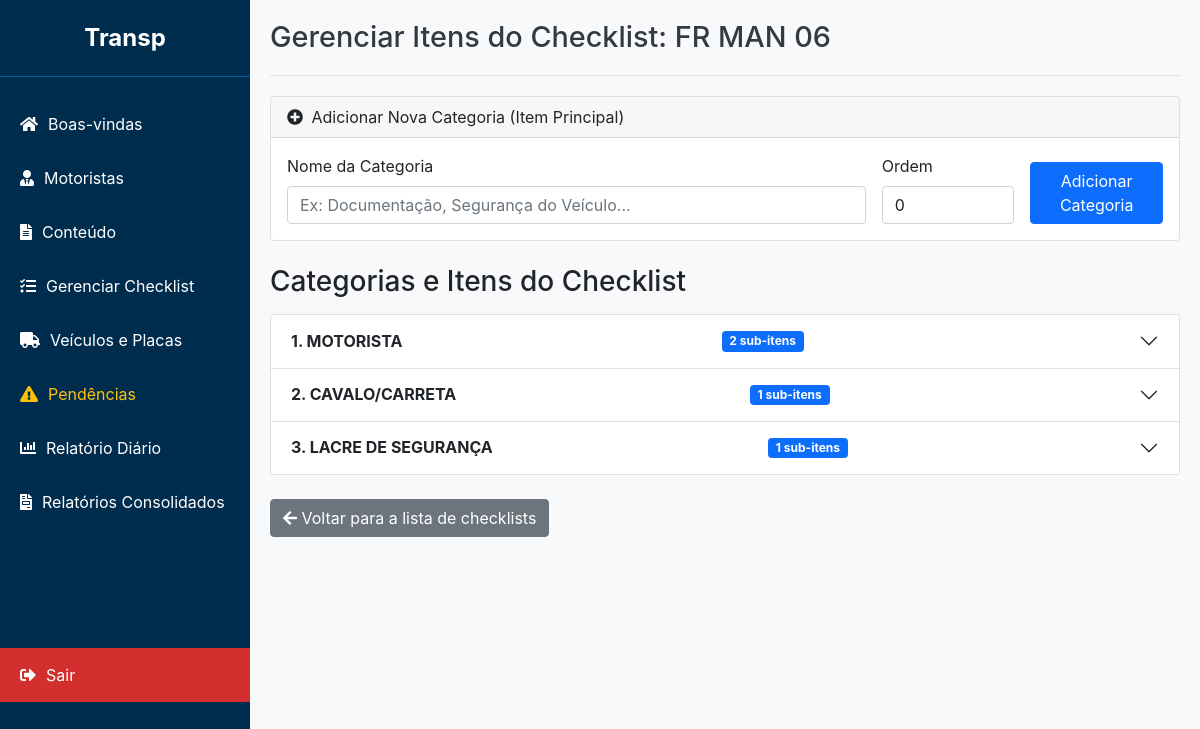
Page /admin/checklist/1 (signed in) on the earlier database version.
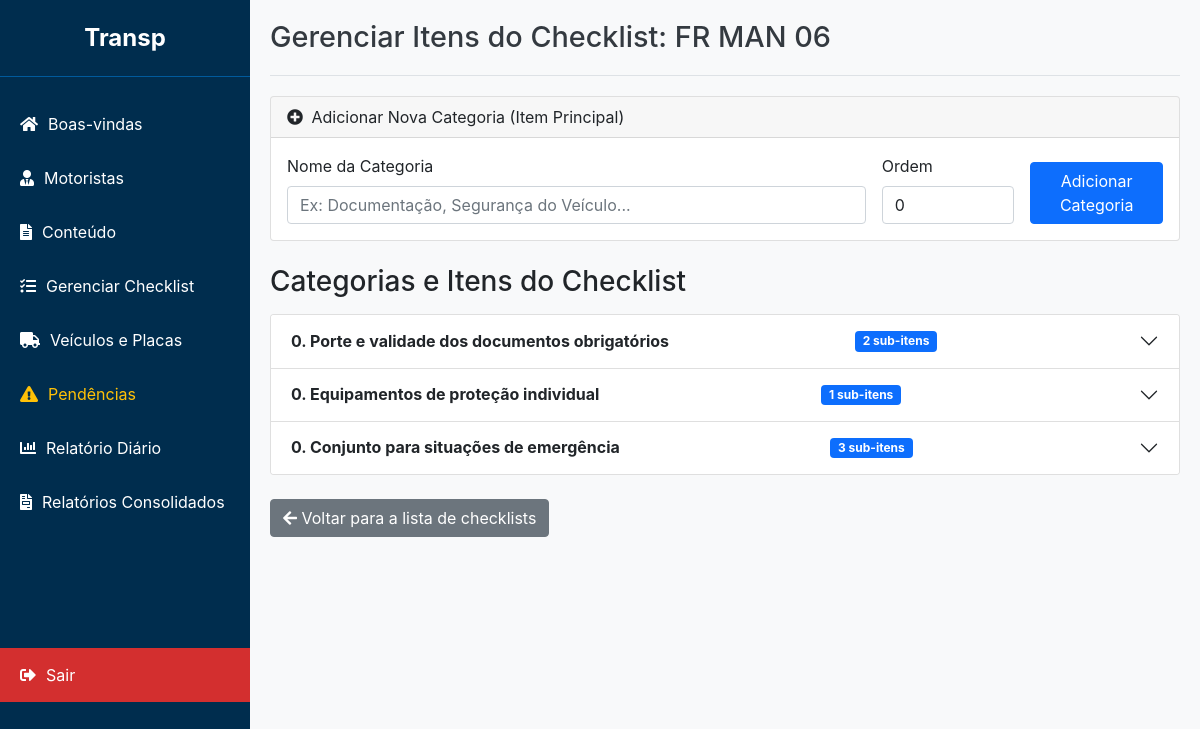
Same page on the later database version.
### app/models.py (models this page shows)
class ChecklistItem(db.Model):
    id = db.Column(db.Integer, primary_key=True)
    checklist_id = db.Column(db.Integer, db.ForeignKey('checklist.id'), nullable=False)
    texto = db.Column(db.String(500), nullable=False)
    ordem = db.Column(db.Integer, default=0) # Para ordenar os itens
    parent_id = db.Column(db.Integer, db.ForeignKey('checklist_item.id'), nullable=True)
    sub_itens = db.relationship('ChecklistItem', backref=db.backref('parent', remote_side=[id]), lazy='dynamic', cascade="all, delete-orphan")

### app/routes.py (the view, shortened to what this page needs)
@admin_bp.route('/checklist/<int:checklist_id>', methods=['GET', 'POST'])
def checklist_detalhe(checklist_id):
    if 'admin_user' not in session:
        return redirect(url_for('admin.login'))
    checklist = Checklist.query.get_or_404(checklist_id)
    itens_principais = checklist.itens.filter_by(parent_id=None).order_by(ChecklistItem.ordem).all()
    return render_template(
        'checklist_detalhe.html',
        checklist=checklist,
        itens_principais=itens_principais,
        ChecklistItem=ChecklistItem  # Passa a classe para o template
    )

### app/templates/checklist_detalhe.html (shortened to what this page needs)
{% extends "base_adm.html" %}
{% block head %}
    <link rel="stylesheet" href="{{ url_for('static', filename='css/conteudo.css') }}">
{% endblock %}
{% block header %}
    Gerenciar Itens do Checklist: {{ checklist.codigo }}
{% endblock %}
{% block content %}
<div class="card mb-4">
    <div class="card-header">
        <i class="fas fa-plus-circle me-1"></i>
        Adicionar Nova Categoria (Item Principal)
    </div>
    <div class="card-body">
        <form method="POST" action="{{ url_for('admin.checklist_detalhe', checklist_id=checklist.id) }}" class="row g-3 align-items-end">
            <div class="col-md-8">
                <label for="texto_principal" class="form-label">Nome da Categoria</label>
                <input type="text" id="texto_principal" name="texto" class="form-control" placeholder="Ex: Documentação, Segurança do Veículo..." required>
            </div>
            <div class="col-md-2">
                <label for="ordem_principal" class="form-label">Ordem</label>
                <input type="number" id="ordem_principal" name="ordem" class="form-control" value="0" min="0">
            </div>
            <div class="col-md-2">
                <button type="submit" class="btn btn-primary w-100">Adicionar Categoria</button>
            </div>
        </form>
    </div>
</div>
<h3 class="mb-3">Categorias e Itens do Checklist</h3>
<div class="accordion" id="accordionChecklistItens">
    {% for item_principal in itens_principais %}
        <div class="accordion-item">
            <h2 class="accordion-header" id="heading-{{ item_principal.id }}">
                <button class="accordion-button collapsed" type="button" data-bs-toggle="collapse" data-bs-target="#collapse-{{ item_principal.id }}" aria-expanded="false" aria-controls="collapse-{{ item_principal.id }}">
                    <span class="me-auto"><strong>{{ item_principal.ordem }}. {{ item_principal.texto }}</strong></span>
                    <span class="badge bg-primary me-3">{{ item_principal.sub_itens.count() }} sub-itens</span>
                </button>
            </h2>
        </div>
    {% else %}
        <div class="card card-body text-center">
            <p class="mb-0">Nenhuma categoria cadastrada. Use o formulário acima para criar a primeira.</p>
        </div>
    {% endfor %}
</div>
<div class="mt-4">
    <a href="{{ url_for('admin.gerenciar_checklists') }}" class="btn btn-secondary"><i class="fas fa-arrow-left"></i> Voltar para a lista de checklists</a>
</div>
{% endblock %}

Differences in the rows shown:
changed ChecklistItem: ordem "1" → "0"; texto "MOTORISTA" → "Porte e validade dos documentos obrigatórios"
changed ChecklistItem: ordem "2" → "0"; texto "CAVALO/CARRETA" → "Equipamentos de proteção individual"
changed ChecklistItem: ordem "3" → "0"; texto "LACRE DE SEGURANÇA" → "Conjunto para situações de emergência"; sub_itens.count "1" → "3"
